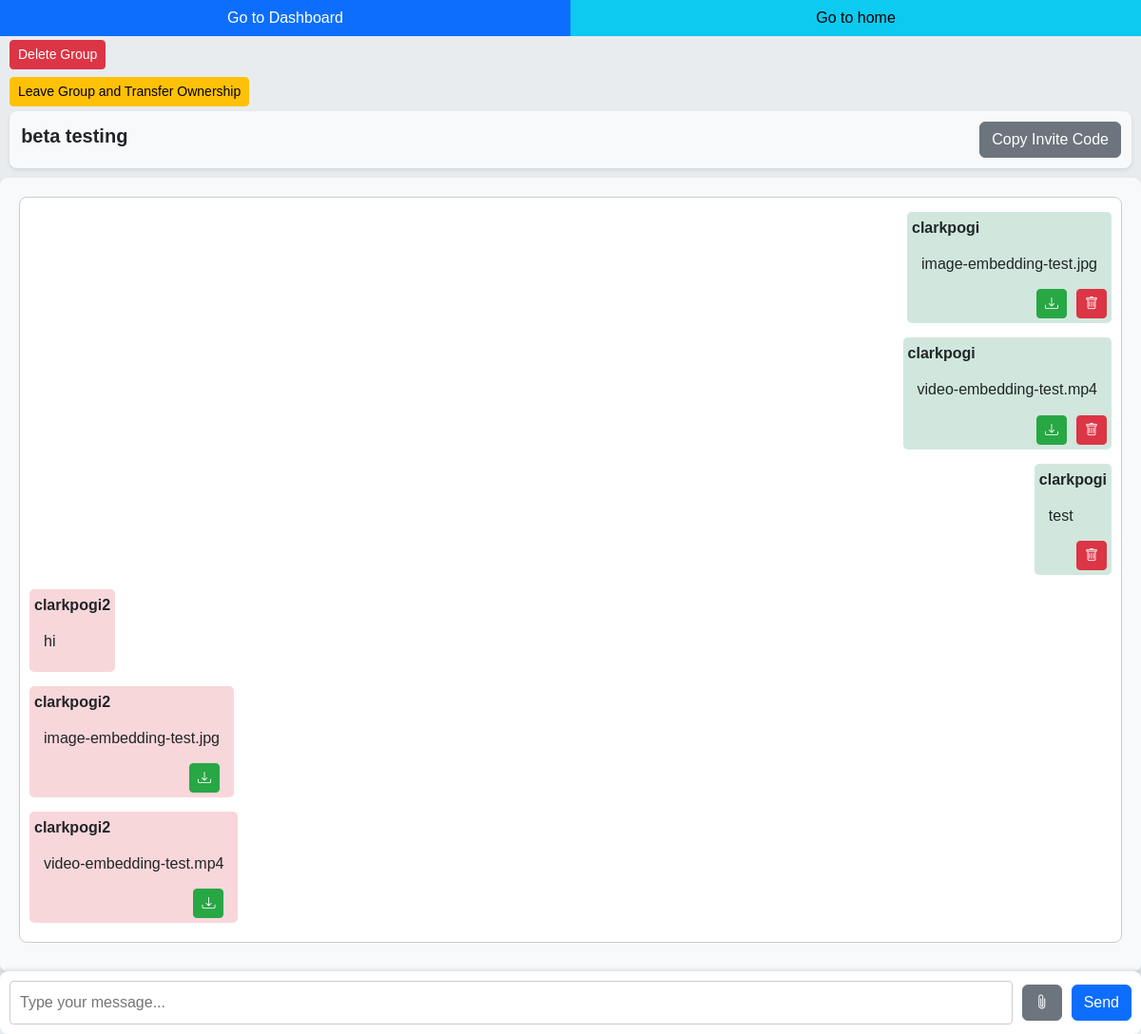
Screenshot of /group/1/ (signed in) with the database file from the repository.
### holy_chat/models.py (models this page shows, shortened)
class Group(models.Model):
    name = models.CharField(max_length=255)
    members = models.ManyToManyField(User, related_name="group_members")
    admin = models.ForeignKey(User, null=True, blank=True, on_delete=models.SET_NULL, related_name="admin_groups")
    invite_code = models.CharField(max_length=10, unique=True, blank=True, null=True)  # Add invite code

class ChatMessage(models.Model):
    user = models.ForeignKey(User, on_delete=models.CASCADE)
    group = models.ForeignKey(Group, related_name="messages", on_delete=models.CASCADE, null=True)  # Make it nullable
    message = models.TextField(blank=True)
    image = models.ImageField(upload_to='images/', blank=True, null=True)
    video = models.FileField(upload_to='videos/', blank=True, null=True)
    file_data = models.FileField(upload_to='uploads/', null=True, blank=True)
    timestamp = models.DateTimeField(auto_now_add=True)

### holy_chat/views.py (the view, shortened to what this page needs)
# urls.py: path('group/<int:group_id>/', group_detail, name='group_detail'),
@login_required
def group_detail(request, group_id):
    group = get_object_or_404(Group, id=group_id)
    messages = ChatMessage.objects.filter(group=group)
    return render(request, 'group_detail.html', {'group': group, 'messages': messages})

### holy_chat/templates/group_detail.html (shortened to what this page needs)
{% load static %}
<!DOCTYPE html>
<html lang="en">
  <head>
    <link rel="stylesheet" href="{% static 'css/bootstrap.min.css' %}" />
    <link
      rel="stylesheet"
      href="https://cdn.jsdelivr.net/npm/bootstrap-icons@1.10.5/font/bootstrap-icons.css"
    />
  </head>
  {% if user.is_authenticated %}
  <div style="display: flex; width: 100%">
    <a
      href="{% url 'dashboard' %}"
      class="btn btn-primary"
      style="flex: 1; border-radius: 0"
      >Go to Dashboard</a
    >
    <a
      href="{% url 'homepage' %}"
      class="btn btn-info"
      style="flex: 1; border-radius: 0"
      >Go to home</a
    >
  </div>
  {% endif %}
  <body>
    <br />
    <div style="margin-left: 10px; margin-top: -20px; margin-bottom: -5px">
      {% if user == group.admin %}
      <div class="btn-group flex-column" style="margin-left: auto">
        <form method="POST" action="{% url 'delete_group' group.id %}">
          <button type="submit" class="btn btn-danger btn-sm mb-2">
            Delete Group
          </button>
        </form>
        <form method="POST" action="{% url 'leave_group' group.id %}">
          <button type="submit" class="btn btn-warning btn-sm">
            Leave Group and Transfer Ownership
          </button>
        </form>
      </div>
      {% endif %}
    </div>
    <div class="header">
      <h3 style="font-size: 20px; font-weight: bolder">
        &nbsp;&nbsp;{{ group.name }}
      </h3>
      <button
        onclick="copyInviteCode()"
        class="btn btn-secondary"
        style="margin: 10px"
      >
        Copy Invite Code
      </button>
    </div>
    <div id="chat-container">
      <div id="chat-box">
        {% for message in messages %}
        <div
          style="border-radius: 5px; padding: 5px; margin-bottom: 10px"
          class="message {% if message.user == request.user %}sent{% else %}received{% endif %}"
        >
          <strong>{{ message.user.username }}</strong>
          <p style="margin: 5px 0">{{ message.message }}</p>
          <div
            style="
              display: flex;
              justify-content: flex-end;
              align-items: center;
              margin-top: 5px;
            "
          >
            {% if message.file_data %}
            <a
              href="{{ message.file_data.url }}"
              target="_blank"
              class="btn btn-success btn-sm"
              style="display: flex; align-items: center; margin-right: 10px"
            >
              <i class="bi bi-download"></i>
            </a>
            {% endif %} {% if message.user == request.user %}
            <button
              class="btn btn-danger btn-sm delete-button"
              data-message-id="{{ message.id }}"
            >
              <i class="bi bi-trash"></i>
            </button>
            {% endif %}
          </div>
        </div>
        {% endfor %}
      </div>
    </div>
    <div class="input-area">
      <form
        method="POST"
        enctype="multipart/form-data"
        style="
          display: flex;
          align-items: center;
          width: 100%;
          flex-direction: column;
        "
      >
        <div style="display: flex; width: 100%; align-items: center">
          <input
            type="text"
            id="message-input"
            name="message"
            placeholder="Type your message..."
            autocomplete="off"
            style="
              flex: 1;
              padding: 10px;
              margin-right: 10px;
              border: 1px solid #ccc;
              border-radius: 4px;
            "
          />
          <label for="file-input" class="btn btn-secondary">
            <i class="bi bi-paperclip"></i>
          </label>
          <button
            type="button"
            onclick="sendMessage()"
            class="btn btn-primary"
            style="margin-left: 10px"
          >
            Send
          </button>
        </div>
      </form>
    </div>
  </body>
</html>

### holy_chat/templates/group_detail.html (style rules this page uses)
* { box-sizing: border-box; }
html, body { height: 100%; margin: 0; display: flex; flex-direction: column; font-family: Arial, sans-serif; background-color: #e9ecef; }
#chat-container { height: calc(100vh - 130px); width: 100%; padding: 20px; background-color: #f8f9fa; display: flex; flex-direction: column; overflow: hidden; border-radius: 8px; box-shadow: 0 4px 8px rgba(0, 0, 0, 0.1); }
#chat-box { border: 1px solid #ccc; flex: 1; overflow-y: auto; padding: 10px; margin-bottom: 10px; display: flex; flex-direction: column; border-radius: 8px; background-color: #ffffff; }
.message { margin: 5px 0; }
.message p { margin: 0; padding: 10px; border-radius: 5px; line-height: 1.4; }
.sent { align-self: flex-end; background-color: #d1e7dd; }
.received { align-self: flex-start; background-color: #f8d7da; }
.input-area { display: flex; padding: 10px; background-color: #fff; box-shadow: 0 -2px 5px rgba(0, 0, 0, 0.1); border-radius: 8px; margin-top: auto; }
#message-input { flex: 1; padding: 10px; margin-right: 10px; border: 1px solid #ccc; border-radius: 4px; }
.header { display: flex; justify-content: space-between; align-items: center; margin: 10px; padding: 1px; background-color: #f8f9fa; border-radius: 8px; box-shadow: 0 2px 4px rgba(0, 0, 0, 0.1); }
button { transition: background-color 0.3s ease; }
.btn-success { background-color: #28a745; border-color: #28a745; }
.btn-danger { background-color: #dc3545; border-color: #dc3545; }
.btn-secondary { background-color: #6c757d; border-color: #6c757d; }

### rows the page displays
Group: name "beta testing"
ChatMessage: user.username "clarkpogi", message "image-embedding-test.jpg"
ChatMessage: user.username "clarkpogi", message "video-embedding-test.mp4"
ChatMessage: user.username "clarkpogi", message "test"
ChatMessage: user.username "clarkpogi2", message "hi"
ChatMessage: user.username "clarkpogi2", message "image-embedding-test.jpg"
ChatMessage: user.username "clarkpogi2", message "video-embedding-test.mp4"
